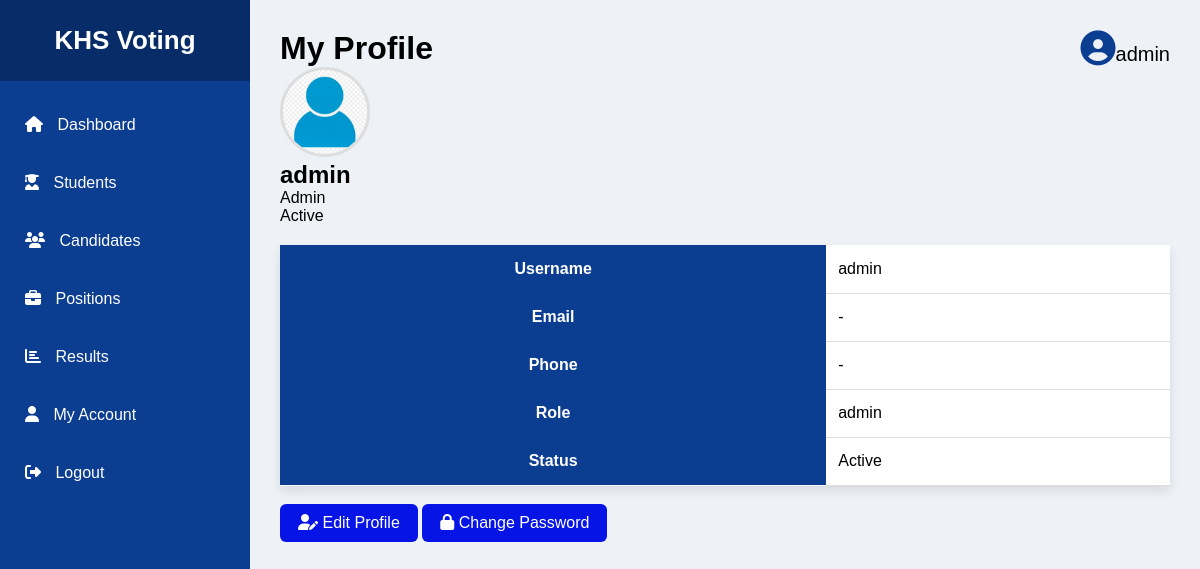
Screenshot of /profile (signed in) with the database file from the repository.
### tables this page shows
CREATE TABLE admins(
    id INTEGER PRIMARY KEY AUTOINCREMENT,
    username TEXT UNIQUE,
    password TEXT
, role TEXT DEFAULT 'admin', photo TEXT DEFAULT 'default.png', status TEXT DEFAULT 'Active', email TEXT, phone TEXT);

### app.py (the view)
@app.route("/profile")
@admin_required
def profile():
    conn=get_db(); admin=conn.execute("SELECT * FROM admins WHERE id=?",(session["admin_id"],)).fetchone(); conn.close()
    return render_template("admin/profile.html",admin=admin)

### app.py (called while the page is built)
def get_db():
    conn = sqlite3.connect(DB_PATH)
    conn.row_factory = sqlite3.Row
    conn.execute("PRAGMA foreign_keys = ON")
    return conn

def admin_required(view):
    @wraps(view)
    def wrapped(*args, **kwargs):
        if "admin_id" not in session:
            return redirect(url_for("admin"))
        return view(*args, **kwargs)
    return wrapped

@app.context_processor
def inject_settings():
    try:
        conn=get_db(); row=conn.execute("SELECT * FROM settings WHERE id=1").fetchone(); conn.close(); return {"site_settings": row}
    except sqlite3.Error:
        return {"site_settings": None}

### templates/admin/profile.html (shortened to what this page needs)
{% extends "admin/base.html" %}
{% block heading %}My Profile{% endblock %}
{% block content %}
<div class="profile-page">
    <div class="profile-card">
        <img src="{{ url_for('static', filename='uploads/' + admin.photo) }}"
             class="profile-photo-large">
        <h2>{{ admin.username }}</h2>
        <p>{{ admin.role|title }}</p>
        <span class="badge">{{ admin.status }}</span>
    </div>
    <div class="profile-details">
        <table class="table">
            <tr>
                <th>Username</th>
                <td>{{ admin.username }}</td>
            </tr>
            <tr>
                <th>Email</th>
                <td>{{ admin.email or "-" }}</td>
            </tr>
            <tr>
                <th>Phone</th>
                <td>{{ admin.phone or "-" }}</td>
            </tr>
            <tr>
                <th>Role</th>
                <td>{{ admin.role }}</td>
            </tr>
            <tr>
                <th>Status</th>
                <td>{{ admin.status }}</td>
            </tr>
        </table>
        <br>
        <a href="{{ url_for('edit_profile') }}" class="btn">
            <i class="fas fa-user-edit"></i>
            Edit Profile
        </a>
        <a href="{{ url_for('admin_change_password') }}" class="btn">
            <i class="fas fa-lock"></i>
            Change Password
        </a>
    </div>
</div>
{% endblock %}

### static/css/admin.css (style rules this page uses)
* { margin:0; padding:0; box-sizing:border-box; font-family:Arial, Helvetica, sans-serif; }
body { display:flex; background:#eef2f7; }
table { width:100%; border-collapse:collapse; background:white; margin-top:20px; box-shadow:0 5px 10px rgba(0,0,0,.1); }
table th { background:#0b3d91; color:white; padding:15px; }
table td { padding:12px; border-bottom:1px solid #ddd; }
.btn { display:inline-block; background:#0615e6; color:white; padding:10px 18px; border-radius:6px; text-decoration:none; margin-bottom:15px; }
img { border-radius:50%; }
.profile-photo-large { width: 90px; height: 90px; border-radius: 50%; object-fit: cover; border: 3px solid #ddd; }

### rows the page displays
admins: photo (placeholder picture), username "admin", role "Admin", status "Active", role "admin"

### other values shown
{{ session.get('admin','Administrator') }} "admin"
{{ admin.email or "-" }} "-"
{{ admin.phone or "-" }} "-"
